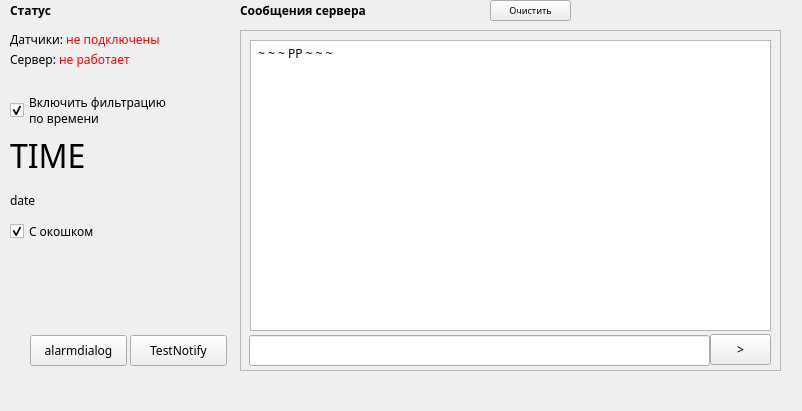
<?xml version="1.0" encoding="UTF-8"?>
<ui version="4.0">
 <class>MainWindow</class>
 <widget class="QMainWindow" name="MainWindow">
  <property name="geometry">
   <rect>
    <x>0</x>
    <y>0</y>
    <width>802</width>
    <height>411</height>
   </rect>
  </property>
  <property name="font">
   <font>
    <family>Furore</family>
    <pointsize>9</pointsize>
   </font>
  </property>
  <property name="windowTitle">
   <string>PolkanProtector</string>
  </property>
  <widget class="QWidget" name="centralWidget">
   <widget class="QFrame" name="frame">
    <property name="geometry">
     <rect>
      <x>240</x>
      <y>30</y>
      <width>541</width>
      <height>341</height>
     </rect>
    </property>
    <property name="frameShape">
     <enum>QFrame::StyledPanel</enum>
    </property>
    <property name="frameShadow">
     <enum>QFrame::Raised</enum>
    </property>
    <widget class="QTextEdit" name="te_messages">
     <property name="geometry">
      <rect>
       <x>10</x>
       <y>10</y>
       <width>521</width>
       <height>291</height>
      </rect>
     </property>
     <property name="readOnly">
      <bool>true</bool>
     </property>
     <property name="html">
      <string>&lt;!DOCTYPE HTML PUBLIC &quot;-//W3C//DTD HTML 4.0//EN&quot; &quot;http://www.w3.org/TR/REC-html40/strict.dtd&quot;&gt;
&lt;html&gt;&lt;head&gt;&lt;meta name=&quot;qrichtext&quot; content=&quot;1&quot; /&gt;&lt;style type=&quot;text/css&quot;&gt;
p, li { white-space: pre-wrap; }
&lt;/style&gt;&lt;/head&gt;&lt;body style=&quot; font-family:'Furore'; font-size:9pt; font-weight:400; font-style:normal;&quot;&gt;
&lt;p style=&quot; margin-top:0px; margin-bottom:0px; margin-left:0px; margin-right:0px; -qt-block-indent:0; text-indent:0px;&quot;&gt; ~ ~ ~ PP ~ ~ ~&lt;/p&gt;&lt;/body&gt;&lt;/html&gt;</string>
     </property>
    </widget>
    <widget class="QPushButton" name="send_button">
     <property name="geometry">
      <rect>
       <x>470</x>
       <y>304</y>
       <width>61</width>
       <height>31</height>
      </rect>
     </property>
     <property name="text">
      <string>&gt;</string>
     </property>
    </widget>
    <widget class="QLineEdit" name="le_commandline">
     <property name="geometry">
      <rect>
       <x>9</x>
       <y>305</y>
       <width>461</width>
       <height>31</height>
      </rect>
     </property>
    </widget>
   </widget>
   <widget class="QLabel" name="lb_text2">
    <property name="geometry">
     <rect>
      <x>240</x>
      <y>0</y>
      <width>291</width>
      <height>20</height>
     </rect>
    </property>
    <property name="font">
     <font>
      <family>Furore</family>
      <weight>75</weight>
      <bold>true</bold>
      <underline>false</underline>
      <kerning>true</kerning>
     </font>
    </property>
    <property name="text">
     <string>Сообщения сервера</string>
    </property>
   </widget>
   <widget class="QPushButton" name="pb_ClearTextMessages">
    <property name="geometry">
     <rect>
      <x>490</x>
      <y>0</y>
      <width>81</width>
      <height>21</height>
     </rect>
    </property>
    <property name="font">
     <font>
      <pointsize>7</pointsize>
     </font>
    </property>
    <property name="text">
     <string>Очистить</string>
    </property>
   </widget>
   <widget class="QLabel" name="lb_text1">
    <property name="geometry">
     <rect>
      <x>10</x>
      <y>0</y>
      <width>171</width>
      <height>20</height>
     </rect>
    </property>
    <property name="font">
     <font>
      <family>Furore</family>
      <weight>75</weight>
      <bold>true</bold>
      <underline>false</underline>
      <kerning>true</kerning>
     </font>
    </property>
    <property name="text">
     <string>Статус</string>
    </property>
   </widget>
   <widget class="QLabel" name="lb_sensors">
    <property name="geometry">
     <rect>
      <x>10</x>
      <y>30</y>
      <width>221</width>
      <height>20</height>
     </rect>
    </property>
    <property name="font">
     <font>
      <family>Furore</family>
      <underline>false</underline>
      <kerning>true</kerning>
     </font>
    </property>
    <property name="text">
     <string>&lt;html&gt;&lt;head/&gt;&lt;body&gt;&lt;p&gt;Датчики: &lt;span style=&quot; color:#ff0000;&quot;&gt;не подключены&lt;/span&gt;&lt;/p&gt;&lt;/body&gt;&lt;/html&gt;</string>
    </property>
   </widget>
   <widget class="QLabel" name="lb_server">
    <property name="geometry">
     <rect>
      <x>10</x>
      <y>50</y>
      <width>221</width>
      <height>20</height>
     </rect>
    </property>
    <property name="font">
     <font>
      <family>Furore</family>
      <underline>false</underline>
      <kerning>true</kerning>
     </font>
    </property>
    <property name="text">
     <string>&lt;html&gt;&lt;head/&gt;&lt;body&gt;&lt;p&gt;Сервер: &lt;span style=&quot; color:#ff0000;&quot;&gt;не работает&lt;/span&gt;&lt;/p&gt;&lt;/body&gt;&lt;/html&gt;</string>
    </property>
   </widget>
   <widget class="QLabel" name="lb_time">
    <property name="geometry">
     <rect>
      <x>10</x>
      <y>130</y>
      <width>211</width>
      <height>51</height>
     </rect>
    </property>
    <property name="font">
     <font>
      <family>Furore</family>
      <pointsize>24</pointsize>
      <underline>false</underline>
      <kerning>true</kerning>
     </font>
    </property>
    <property name="text">
     <string>TIME</string>
    </property>
    <property name="alignment">
     <set>Qt::AlignLeading|Qt::AlignLeft|Qt::AlignVCenter</set>
    </property>
   </widget>
   <widget class="QLabel" name="lb_date">
    <property name="geometry">
     <rect>
      <x>10</x>
      <y>190</y>
      <width>221</width>
      <height>20</height>
     </rect>
    </property>
    <property name="font">
     <font>
      <family>Furore</family>
      <underline>false</underline>
      <kerning>true</kerning>
     </font>
    </property>
    <property name="text">
     <string>date</string>
    </property>
    <property name="alignment">
     <set>Qt::AlignLeading|Qt::AlignLeft|Qt::AlignVCenter</set>
    </property>
   </widget>
   <widget class="QCheckBox" name="cb_TimeFiltering">
    <property name="geometry">
     <rect>
      <x>10</x>
      <y>90</y>
      <width>221</width>
      <height>41</height>
     </rect>
    </property>
    <property name="text">
     <string>Включить фильтрацию
по времени</string>
    </property>
    <property name="checked">
     <bool>true</bool>
    </property>
   </widget>
   <widget class="QPushButton" name="pb_TestNotify">
    <property name="geometry">
     <rect>
      <x>130</x>
      <y>335</y>
      <width>97</width>
      <height>31</height>
     </rect>
    </property>
    <property name="text">
     <string>TestNotify</string>
    </property>
   </widget>
   <widget class="QLabel" name="lb_testmode">
    <property name="geometry">
     <rect>
      <x>10</x>
      <y>70</y>
      <width>221</width>
      <height>20</height>
     </rect>
    </property>
    <property name="font">
     <font>
      <family>Furore</family>
      <underline>false</underline>
      <kerning>true</kerning>
     </font>
    </property>
    <property name="text">
     <string>&lt;html&gt;&lt;head/&gt;&lt;body&gt;&lt;p&gt;&lt;br/&gt;&lt;/p&gt;&lt;/body&gt;&lt;/html&gt;</string>
    </property>
   </widget>
   <widget class="QPushButton" name="pb_TestAlarmDialog">
    <property name="geometry">
     <rect>
      <x>30</x>
      <y>335</y>
      <width>97</width>
      <height>31</height>
     </rect>
    </property>
    <property name="text">
     <string>alarmdialog</string>
    </property>
   </widget>
   <widget class="QCheckBox" name="cb_withwindow">
    <property name="geometry">
     <rect>
      <x>10</x>
      <y>220</y>
      <width>221</width>
      <height>22</height>
     </rect>
    </property>
    <property name="text">
     <string>С окошком</string>
    </property>
    <property name="checked">
     <bool>true</bool>
    </property>
   </widget>
  </widget>
  <widget class="QMenuBar" name="menuBar">
   <property name="geometry">
    <rect>
     <x>0</x>
     <y>0</y>
     <width>802</width>
     <height>22</height>
    </rect>
   </property>
  </widget>
 </widget>
 <layoutdefault spacing="6" margin="11"/>
 <resources/>
 <connections/>
</ui>
